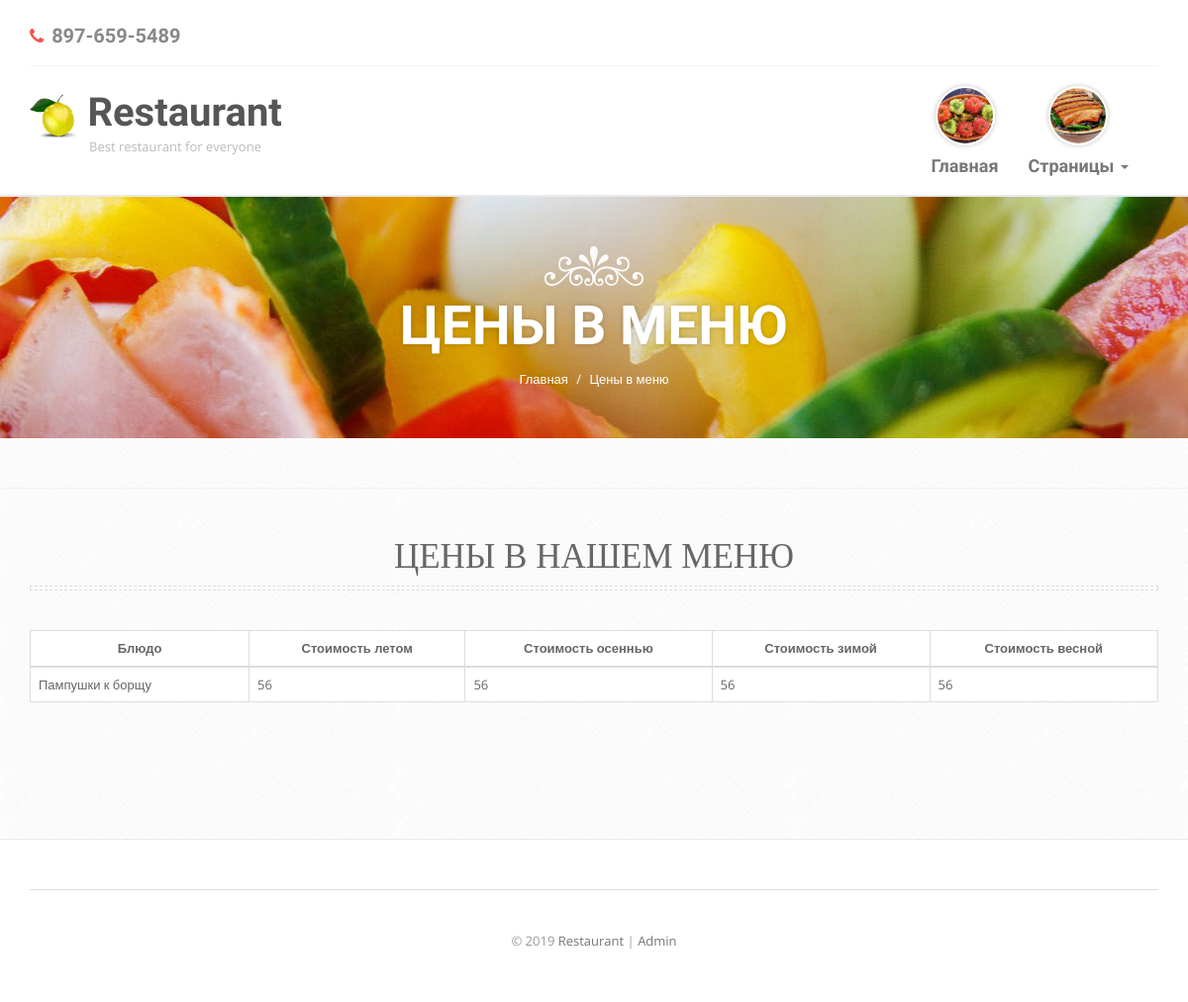
Page /price.php on the earlier database version.
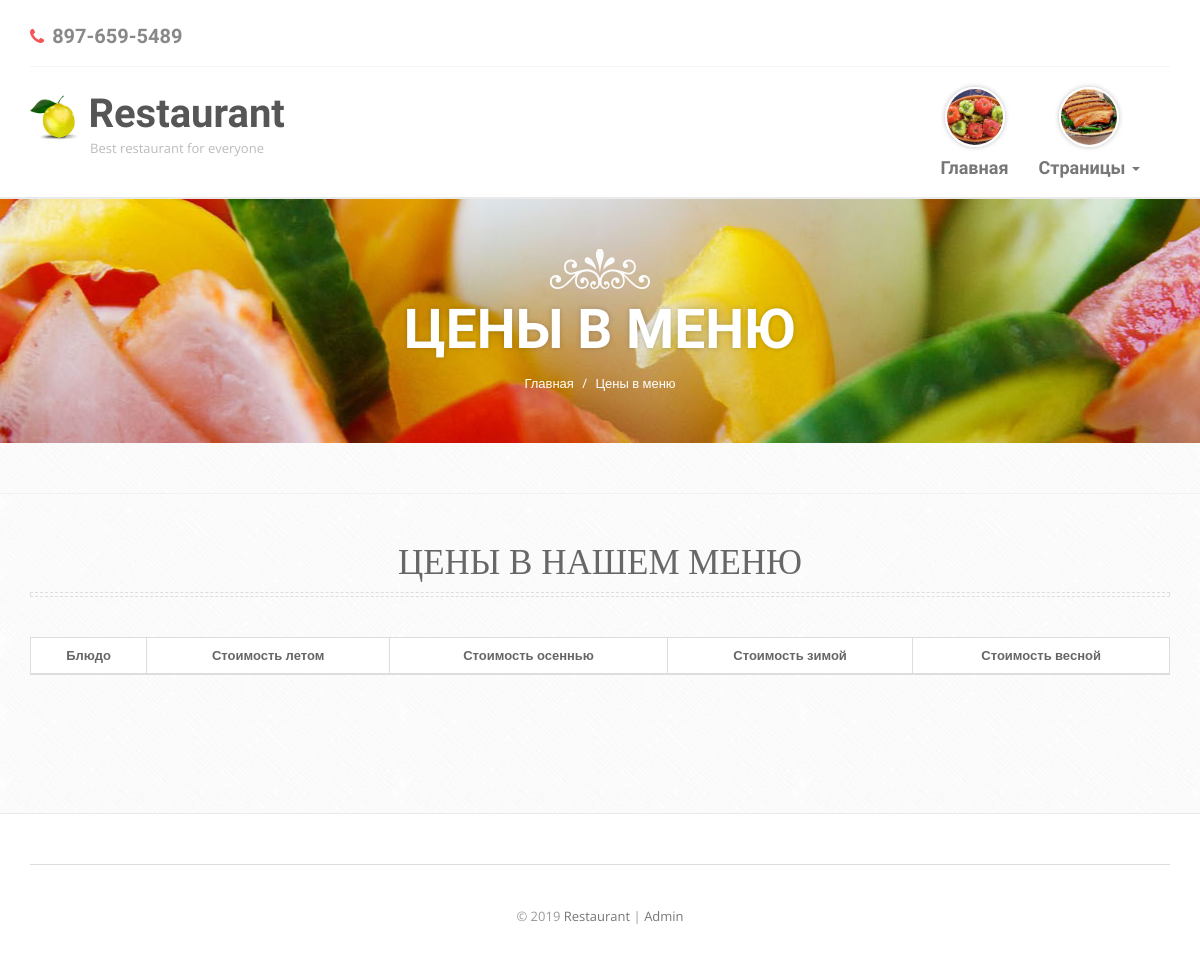
Same page on the later database version.
### tables this page shows
CREATE TABLE IF NOT EXISTS `price`
(
    `id_price`     INT(11) NOT NULL AUTO_INCREMENT,
    `price_summer` DOUBLE  NOT NULL,
    `price_fall`   DOUBLE  NOT NULL,
    `price_winter` DOUBLE  NOT NULL,
    `price_spring` DOUBLE  NOT NULL,
    `menu_id_item` INT(11) NOT NULL,
    PRIMARY KEY (`id_price`),
    INDEX `fk_price_menu1_idx` (`menu_id_item` ASC),
    CONSTRAINT `fk_price_menu1`
        FOREIGN KEY (`menu_id_item`)
            REFERENCES `menu` (`id_item`)
            ON DELETE NO ACTION
            ON UPDATE NO ACTION
);

CREATE TABLE IF NOT EXISTS `menu`
(
    `id_item`               INT(11)      NOT NULL AUTO_INCREMENT,
    `del_title`             VARCHAR(100) NULL DEFAULT NULL,
    `class_menu`            VARCHAR(100) NULL DEFAULT NULL,
    `number_peace_menu`     INT(11)      NULL DEFAULT NULL,
    `restorans_id_restoran` INT(11)      NOT NULL,
    PRIMARY KEY (`id_item`),
    INDEX `fk_menu_restorans_idx` (`restorans_id_restoran` ASC),
    CONSTRAINT `fk_menu_restorans`
        FOREIGN KEY (`restorans_id_restoran`)
            REFERENCES `restorans` (`id_restoran`)
            ON DELETE NO ACTION
            ON UPDATE NO ACTION
);

### Dbsettings.php (called while the page is built)
<?php
$host     = '127.0.0.1';
$user     = 'root';
$password = '';
$db_name  = 'restaurant';

### DB.php (called while the page is built, shortened)
<?php
class DB
{
    protected $connetion;
    public function __construct($host, $user, $password, $db_name)
    {
        $this->connetion = new mysqli($host, $user, $password, $db_name);
    }
    public function query($sql)
    {
        $result = $this->connetion->query($sql);
        if (is_bool($result)) {
            return $result;
        }
        $data = array();
        while ($row = mysqli_fetch_assoc($result)) {
            $data[] = $row;
        }
        return $data;
    }
}

### public/price.php (the view, shortened to what this page needs)
<?php
$title = "Цены в меню";
require_once('../Dbsettings.php');
require_once('../DB.php');
include_once('header.php');
?>
    <div class="banner padd">
        <div class="container">
            <img class="img-responsive" src="img/crown-white.png" alt=""/>
            <h2 class="white"><?= $title ?></h2>
            <ol class="breadcrumb">
                <li><a href="index.php">Главная</a></li>
                <li class="active"><?= $title ?></li>
            </ol>
        </div>
    </div>
    <div class="inner-page padd">
        <div class="menu padd">
            <div class="container">
                <div class="default-heading">
                    <h2>Цены в нашем меню</h2>
                    <div class="border"></div>
                </div>
                <table class="table table-bordered table-hover">
                    <thead>
                    <tr>
                        <th scope="col" class="text-center">Блюдо</th>
                        <th scope="col" class="text-center">Стоимость летом</th>
                        <th scope="col" class="text-center">Стоимость осеннью</th>
                        <th scope="col" class="text-center">Стоимость зимой</th>
                        <th scope="col" class="text-center">Стоимость весной</th>
                    </tr>
                    </thead>
                    <tbody>
                    <?php
                    try {
                    $db = new DB($host, $user, $password, $db_name);
                    $price = $db->query("SELECT * FROM menu, price WHERE price.menu_id_item = menu.id_item");
                    foreach ($price as $priceitem) {
                        ?>
                        <tr>
                            <td><?php echo $priceitem["del_title"]; ?></td>
                            <td><?php echo $priceitem["price_summer"]; ?></td>
                            <td><?php echo $priceitem["price_fall"]; ?></td>
                            <td><?php echo $priceitem["price_winter"]; ?></td>
                            <td><?php echo $priceitem["price_spring"]; ?></td>
                        </tr>
                    <?php }
                    ?>
                    </tbody>
                </table>
                <?php
                } catch
                (Exception $e) {
                    echo $e->getMessage() . ':(';
                }
                ?>
            </div>
        </div>
    </div>
<?php include_once('footer.php'); ?>

### public/header.php (shortened to what this page needs)
<!DOCTYPE html>
<html>
<head>
    <link href="css/bootstrap.min.css" rel="stylesheet">
    <link href="css/settings.css" rel="stylesheet">
    <link rel="stylesheet" href="css/flexslider.css" media="screen"/>
    <link href="css/prettyPhoto.css" rel="stylesheet">
    <link href="css/font-awesome.min.css" rel="stylesheet">
    <link href="css/less-style.css" rel="stylesheet">
    <link href="css/style.css" rel="stylesheet">
</head>
<body>
<div class="wrapper">
    <div class="header">
        <div class="container">
            <div class="header-top">
                <div class="row">
                    <div class="col-md-4 col-sm-4">
                        <div class="header-contact">
                            <span><i class="fa fa-phone red"></i> 897-659-5489</span>
                        </div>
                    </div>
                    <div class="col-md-4 col-sm-4">
                    </div>
                    <div class="col-md-4 col-sm-4">
                    </div>
                </div>
            </div>
            <div class="row">
                <div class="col-md-4 col-sm-5">
                    <a href="index.php">
                        <div class="logo">
                            <img class="img-responsive" src="img/logo.png" alt=""/>
                            <h1>Restaurant</h1>
                            <p>Best restaurant for everyone</p>
                        </div>
                    </a>
                </div>
                <div class="col-md-8 col-sm-7">
                    <nav class="navbar navbar-default navbar-right" role="navigation">
                        <div class="container-fluid">
                            <div class="collapse navbar-collapse" id="bs-example-navbar-collapse-1">
                                <ul class="nav navbar-nav">
                                    <li><a href="index.php"><img src="img/nav-menu/nav1.jpg" class="img-responsive"
                                                                 alt=""/> Главная</a></li>
                                    <li class="dropdown">
                                        <a href="#" class="dropdown-toggle" data-toggle="dropdown"><img
                                                    src="img/nav-menu/nav5.jpg" class="img-responsive" alt=""/> Страницы
                                            <b
                                                    class="caret"></b></a>
                                    </li>
                                </ul>
                            </div>
                        </div>
                    </nav>
                </div>
            </div>
        </div>
    </div>

### public/footer.php (shortened to what this page needs)
<div class="footer padd">
    <div class="container">
        <div class="footer-copyright">
            <p><?php echo "&copy;" . " " . date("Y"); ?> <a href="index.php#">Restaurant</a> | <a href="../admin" target="_blank">Admin</a></p>
        </div>
    </div>
</div>
</div>
</body>
</html>

### public/css/less-style.css (style rules this page uses)
body { color: #666666; }
h1, h2, h3, h4, h5, h6 { color: #777777; }
a { color: #777777; }
.white { color: #ffffff !important; }
.red { color: #f75353 !important; }
.header .navbar-default .navbar-nav li a { color: #777777; }

### public/css/style.css (style rules this page uses)
body { background: #fff url('../img/crossword.png') repeat; font-family: 'Open Sans', sans-serif; -webkit-font-smoothing: antialiased; }
h1,h2,h3,h4,h5,h6 { font-family: 'Droid Serif', serif; font-weight: 400; }
p { margin:0; padding:0; font-size: 14px; line-height: 23px; }
table { background: #fff; }
.padd { padding: 50px 0; }
.header { background: #fff; border-bottom: 2px solid #eaeaea; box-shadow: 0px 0px 10px rgba(0,0,0,0.2); }
.header .header-top { padding-top: 15px; padding-bottom: 15px; border-bottom: 1px solid #f4f4f4; }
.header .header-contact span { display: inline-block; margin-top: 7px; font-size: 20px; font-weight: 700; font-family: 'Open Sans Condensed', sans-serif; color: #898989; }
.header .header-contact span i { display: inline-block; margin-right: 3px; font-size: 18px; }
.logo { margin-top: 20px; }
.logo img { display: inline-block; max-width: 50px; }
.logo h1 { position: relative; top: 5px; left: 5px; display: inline-block; margin: 0; font-size: 40px; font-family: 'Open Sans Condensed', sans-serif; font-weight: 700; color: #565656; }
.header .logo p { margin-left: 60px; margin-top: -6px; font-size: 13px; color: #bbb; }
.header .navbar-default { background: transparent; border: 0px; border-radius: 0px; margin: 0px; }
.header .navbar-default a, .header .navbar-default a:hover, .header .navbar-default a:active { color: #fff; }
.header .navbar-default .navbar-nav { margin-top: 20px; }
.header .navbar-default .navbar-nav>li>a { padding-top: 0px; padding-bottom: 20px; font-family: 'Open Sans Condensed', sans-serif; font-size: 18px; font-weight: 700; text-align: center }
.header .navbar-default .navbar-nav>li>a img { max-width: 60px; margin: 0px auto; margin-bottom: 12px; border: 2px solid #fff; box-shadow: 0px 0px 5px rgba(0,0,0,0.25); border-radius: 80px; }
.header .container-fluid { padding-right: 0px; padding-left: 0px; }
.header .navbar-collapse { border-top: 0; box-shadow: none; }
.default-heading { margin-bottom: 40px; text-align: center; }
.default-heading h2 { margin: 0px; margin-bottom: 10px; font-family: 'Droid Serif', serif; text-transform: uppercase; font-size: 35px; color: #676767; }
.default-heading .border { margin: 0px; height: 5px; border: 1px dashed #dedede; }
.menu { border-top: 1px solid #f1f1f1; }
.banner { background: url('../img/banner.jpg') center center repeat-x; text-align: center; }
.banner img { margin: 0 auto; margin-bottom: 10px; }
.banner h2 { margin: 0; font-size: 55px; font-family: 'Open Sans Condensed', sans-serif; font-weight: 700; text-shadow: 0 0 5px rgba(0,0,0,0.2); text-transform: uppercase; }
.banner .breadcrumb { margin: 0; margin-top: 15px; padding: 0; background: transparent; }
.banner .breadcrumb li, .banner .breadcrumb li a, .banner .breadcrumb>li+li:before { color: #fff; }
.footer { background: #fff; border-top: 1px solid #eaeaea; margin-top:20px; }
.footer .footer-copyright { padding-top: 40px; border-top: 1px solid #ddd; }
.footer .footer-copyright p { font-size: 13px; color: #9a9a9a; text-align: center; }

Differences in the rows shown:
removed price: menu_id_item.del_title "Пампушки к борщу", price_summer "56", price_fall "56", price_winter "56", price_spring "56"
